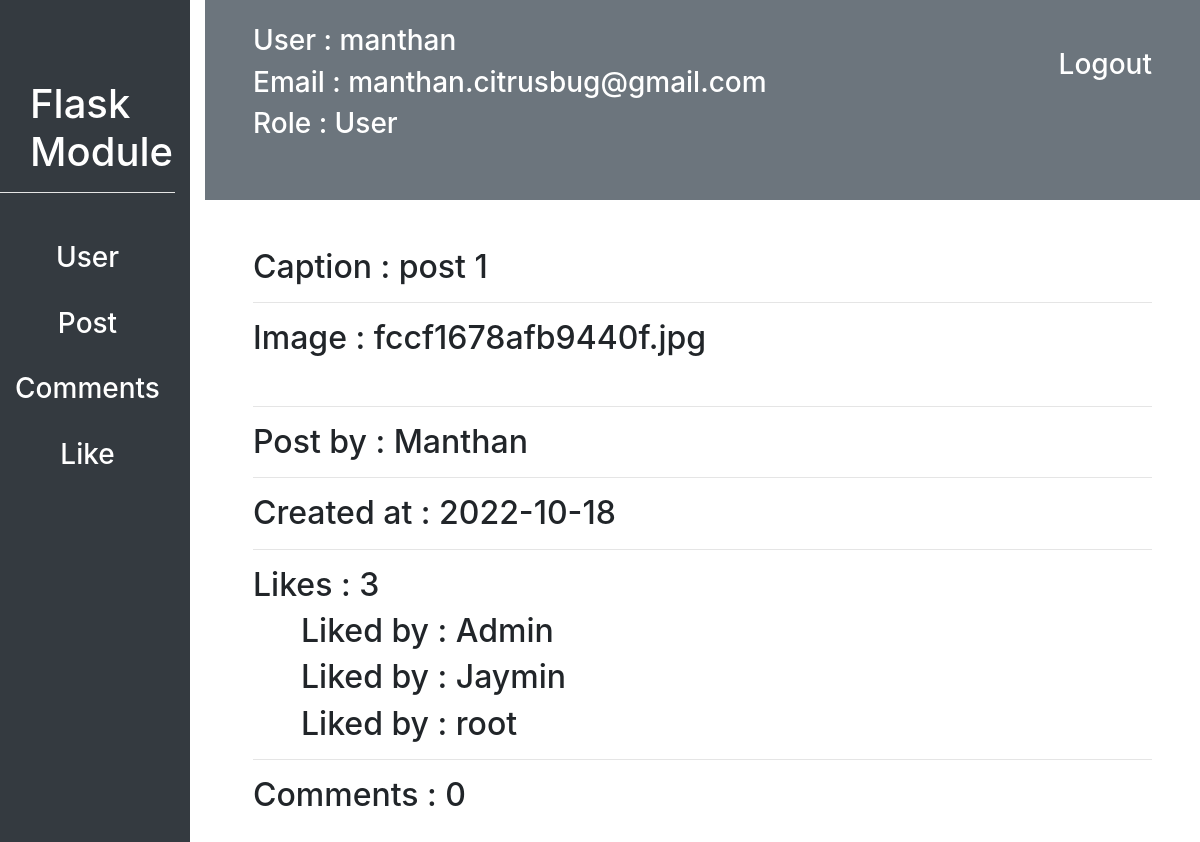
Screenshot of /customadmin/7/post_detail (signed in) with the database file from the repository.
### flask_module/user/models.py (models this page shows, shortened)
class User(db.Model, UserMixin):
    id = db.Column(db.Integer, primary_key=True)
    username = db.Column(db.String(20), unique=True, nullable=False)
    email = db.Column(db.String(30), unique=True, nullable=False)
    profile_picture = db.Column(db.String(70), nullable=False, default="defualt_img.jpg")
    password = db.Column(db.String(15), nullable=False)
    like = db.relationship("Likes", backref="user", lazy=True, cascade = "all, delete, delete-orphan", )
    post = db.relationship("Post", backref="user", lazy=True, cascade = "all, delete, delete-orphan", )
    comment = db.relationship("Comments", backref="user", lazy=True, cascade = "all, delete, delete-orphan", )
    following = db.relationship("User",
                    secondary=connected_user,
                    primaryjoin=id==connected_user.c.parent_id,
                    secondaryjoin=id==connected_user.c.children_id,
                    backref="followed_by")
    role_id = db.Column(db.Integer, db.ForeignKey("role.id"), nullable=False)

class Role(db.Model):
    id = db.Column(db.Integer, primary_key=True)
    name = db.Column(db.String(20), unique=True, nullable=False)
    user = db.relationship("User", backref="role")

### flask_module/posts/models.py (models this page shows, shortened)
class Post(db.Model):
    id = db.Column(db.Integer, primary_key=True)
    image = db.Column(db.String(70), nullable=False)
    caption = db.Column(db.String(20), nullable=False)
    created_at = db.Column(db.DateTime, nullable=False, default=datetime.now())
    user_id = db.Column(db.Integer, db.ForeignKey("user.id"), nullable=False)
    comment = db.relationship("Comments", backref="post", lazy=True, cascade = "all, delete, delete-orphan", )
    likes = db.relationship("Likes", backref="post", lazy=True, cascade = "all, delete, delete-orphan", )

class Likes(db.Model):
    id = db.Column(db.Integer, primary_key=True)
    user_id = db.Column(db.Integer, db.ForeignKey("user.id"), nullable=False)
    post_id = db.Column(db.Integer, db.ForeignKey("post.id"), nullable=False)

### flask_module/customadmin/routes.py (the view)
@customadmin.route("/customadmin/<int:post_id>/post_detail")
@login_required
def post_detail(post_id):
    post = Post.query.filter_by(id=int(post_id)).first()
    return render_template("customadmin/posts/post_detail.html", post=post)

### flask_module/customadmin/routes.py (called while the page is built)
def login_required(f):
    @wraps(f)
    def decorated_function(*args, **kwargs):
        if current_user.is_authenticated is False:
            return redirect(url_for('customadmin.login'))
        return f(*args, **kwargs)
    return decorated_function

### flask_module/user/models.py (called while the page is built)
@login_manager.user_loader
def load_user(user_id):
    return User.query.filter_by(id=int(user_id)).first()

### flask_module/templates/customadmin/posts/post_detail.html (shortened to what this page needs)
{% extends "customadmin/dashboard.html" %}
{% block contant %}
<div class="m-5">
    <h2>Caption : {{post.caption}}</h2>
    <hr>
    <h2>Image : {{post.image}}</h2>
    <hr>
    <h2>Post by : {{post.user.username}}</h2>
    <hr>
    <h2>Created at : {{post.created_at.strftime('%Y-%m-%d')}}</h2>
    <hr>
    <h2>Likes : {{post.likes|length}}</h2>
    {% for like in post.likes %}
        <h2 class="ml-5">Liked by : {{like.user.username}}</h2>
    {% endfor %}
    <hr>
    <h2>Comments : {{post.comment|length}}</h2>
</div>
{% endblock contant %}

### flask_module/templates/customadmin/dashboard.html (shortened to what this page needs)
<!DOCTYPE html>
<html lang="en">
<head>
    <link rel="stylesheet" href="{{ url_for('static', filename='css/bootstrap.css') }}">
    <link rel="stylesheet" href="{{url_for('static', filename="css/datatable.css")}}">
    <link rel="stylesheet" href="{{url_for('static', filename="css/datatable.min.css")}}">
</head>
<body>
    <div class="row" id="sidebar">
        <div class="col bg-dark">
            <div id="module-title">
                <h1 class="text-white">Flask Module</h1>
            </div>
            <hr style="background: white">
            <div class="mt-5 text-center">
                <a href="{{url_for('customadmin.dashboard', username=current_user.username)}}"><h3 class="text-white">User</h3></a><br>
                <a href="{{url_for('customadmin.post_list')}}"><h3 class="text-white">Post</h3></a><br>
                <a href="{{url_for('customadmin.comments_list')}}"><h3 class="text-white">Comments</h3></a><br>
                <a href="{{url_for('customadmin.like_list')}}"><h3 class="text-white">Like</h3></a><br>
            </div>
        </div>
        <div class="col-10">
            <div id="navbar" class="bg-secondary">
                <a href="{{url_for('customadmin.logout')}}"><h3 class="float-right px-5 pt-5 text-white">Logout</h3></a>
                <h3 class="text-white pt-4 px-5">User : {{current_user.username}}</h3>
                <h3 class="text-white px-5">Email : {{current_user.email}}</h3>
                <h3 class="text-white px-5">Role : {{current_user.role.name}}</h3>
            </div>
            {% block contant %}{% endblock contant %}
        </div>
    </div>
</body>
</html>

### flask_module/templates/customadmin/dashboard.html (style rules this page uses)
#sidebar { height: 900px; }
#module-title { margin-top: 80px; margin-left: 30px; }
#navbar { height: 200px; }

### rows the page displays
User: username "manthan", email "manthan.citrusbug@gmail.com"
Role: role.name "User"
Post: caption "post 1", image "fccf1678afb9440f.jpg", created_at "2022-10-18"
User: user.username "Manthan"
Likes: user.username "Admin"
Likes: user.username "Jaymin"
Likes: user.username "root"

### other values shown
{{ post.likes|length }} "3"
{{ post.comment|length }} "0"
